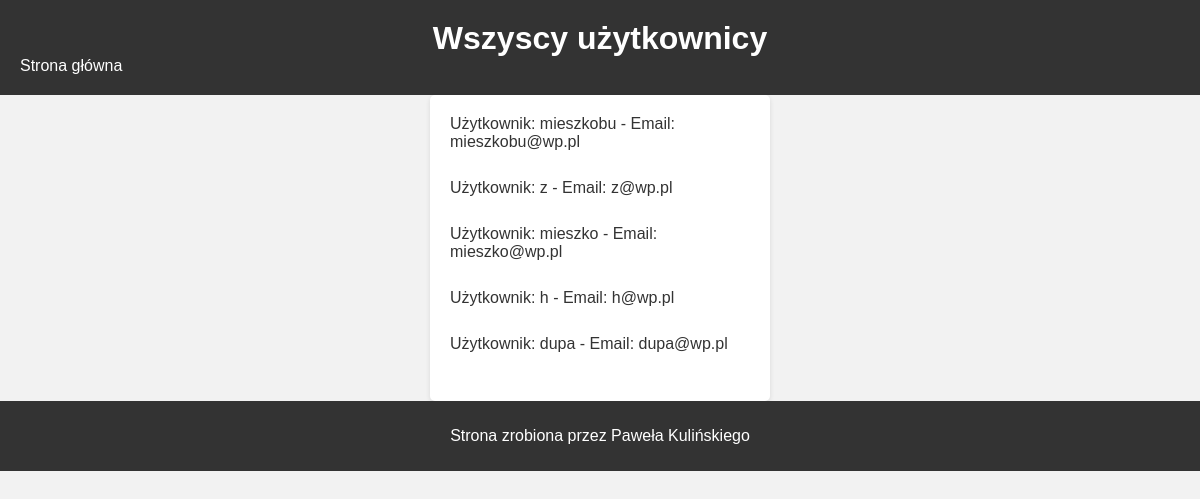
Screenshot of /all_users.php with the database file from the repository.
### tables this page shows
CREATE TABLE `users` (
  `ID` int(11) NOT NULL,
  `Login` varchar(255) NOT NULL,
  `Email` varchar(255) NOT NULL,
  `Password` varchar(255) NOT NULL,
  `Role` varchar(255) NOT NULL DEFAULT 'user',
  `Popularnosc` int(11) DEFAULT 0
);

### all_users.php (the view, shortened to what this page needs)
<!DOCTYPE html>
<html lang="pl">
<head>
    <link rel="stylesheet" href="styles/usersstyle.css">
</head>
<body>
<header>
    <h1>Wszyscy użytkownicy</h1>
    <a href="index.php" id="mainpage" style="text-align: center;">Strona główna</a><br>
</header>
<div>
    <?php
    $mysql = new mysqli("localhost", "root", "", "stronablogowa");
    $user = $_SESSION['username'];
    $sql = "SELECT * FROM users where Role = 'user' and Login != '$user'";
    $result = $mysql->query($sql);
    if ($result->num_rows > 0) {
        while ($row = $result->fetch_assoc()) {
            $userID = $row['ID'];
            $username = $row['Login'];
            $email = $row['Email'];
            echo "<a href='profil.php?userID=$userID'>Użytkownik: $username - Email: $email</a><br>";
        }
    } else {
        echo "Brak użytkowników.";
    }
    ?>
</div>
<footer>
<p style="color: white;">Strona zrobiona przez Paweła Kulińskiego</p>
</footer>
</body>
</html>

### styles/usersstyle.css (style rules this page uses)
body { font-family: Arial, sans-serif; background-color: #f2f2f2; margin: 0; padding: 0; }
header { background-color: #333; padding: 20px; color: #fff; }
h1 { margin: 0; text-align: center; }
#mainpage { color:white; text-align: center; }
a { color: #333; text-decoration: none; }
div { margin-top: 20px; padding: 20px; background-color: #fff; width: 300px; margin: 0 auto; border-radius: 5px; box-shadow: 0 2px 5px rgba(0, 0, 0, 0.1); }
div a { display: block; margin-bottom: 10px; }
footer { background-color: #333; padding: 10px; color: #fff; text-align: center; }

### rows the page displays
users: Login "mieszkobu", Email "mieszkobu@wp.pl"
users: Login "z", Email "z@wp.pl"
users: Login "mieszko", Email "mieszko@wp.pl"
users: Login "h", Email "h@wp.pl"
users: Login "dupa", Email "dupa@wp.pl"
